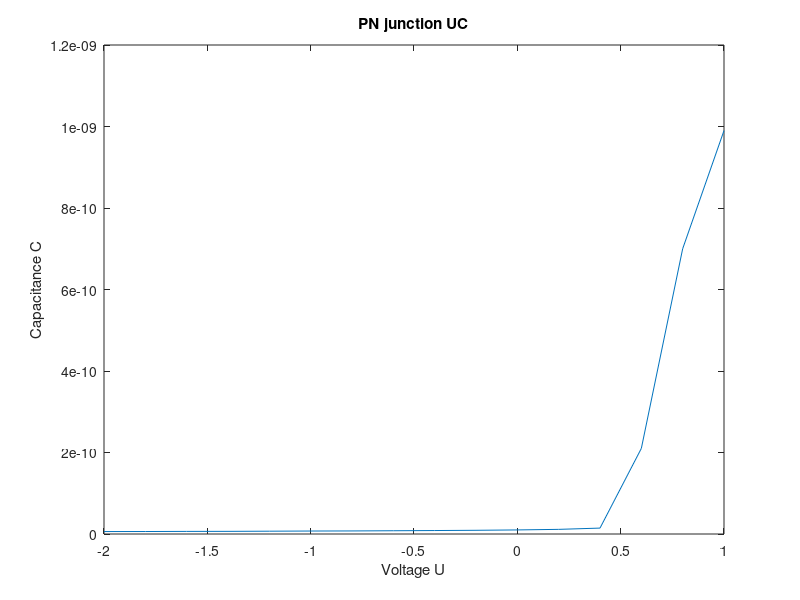

The MATLAB script that drew this image:
% Voltages
U = [-2 -1.8 -1.6 -1.4 -1.2 -1 -0.8 -0.6 -0.4 -0.2 0 0.2 0.4 0.6 0.8 1.0];
% Capacitances
C = [6 6.1 6.4 6.51 6.90 7.30 7.51 8 8.5 9.1 10 11.4 14.5 210 700 990].*1e-12;

plot(U, C);
xlabel('Voltage U');
ylabel('Capacitance C');
title('PN junction UC');